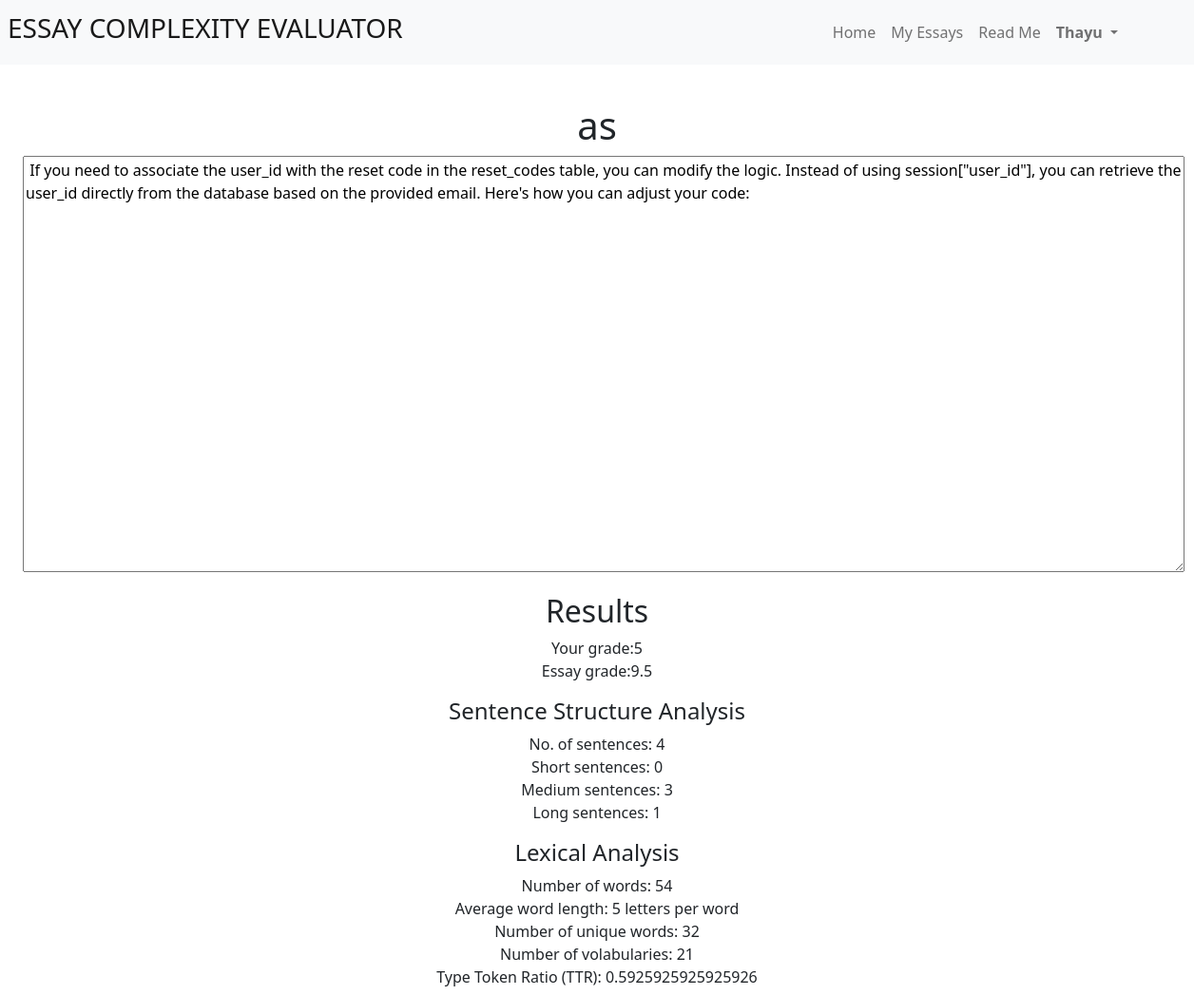
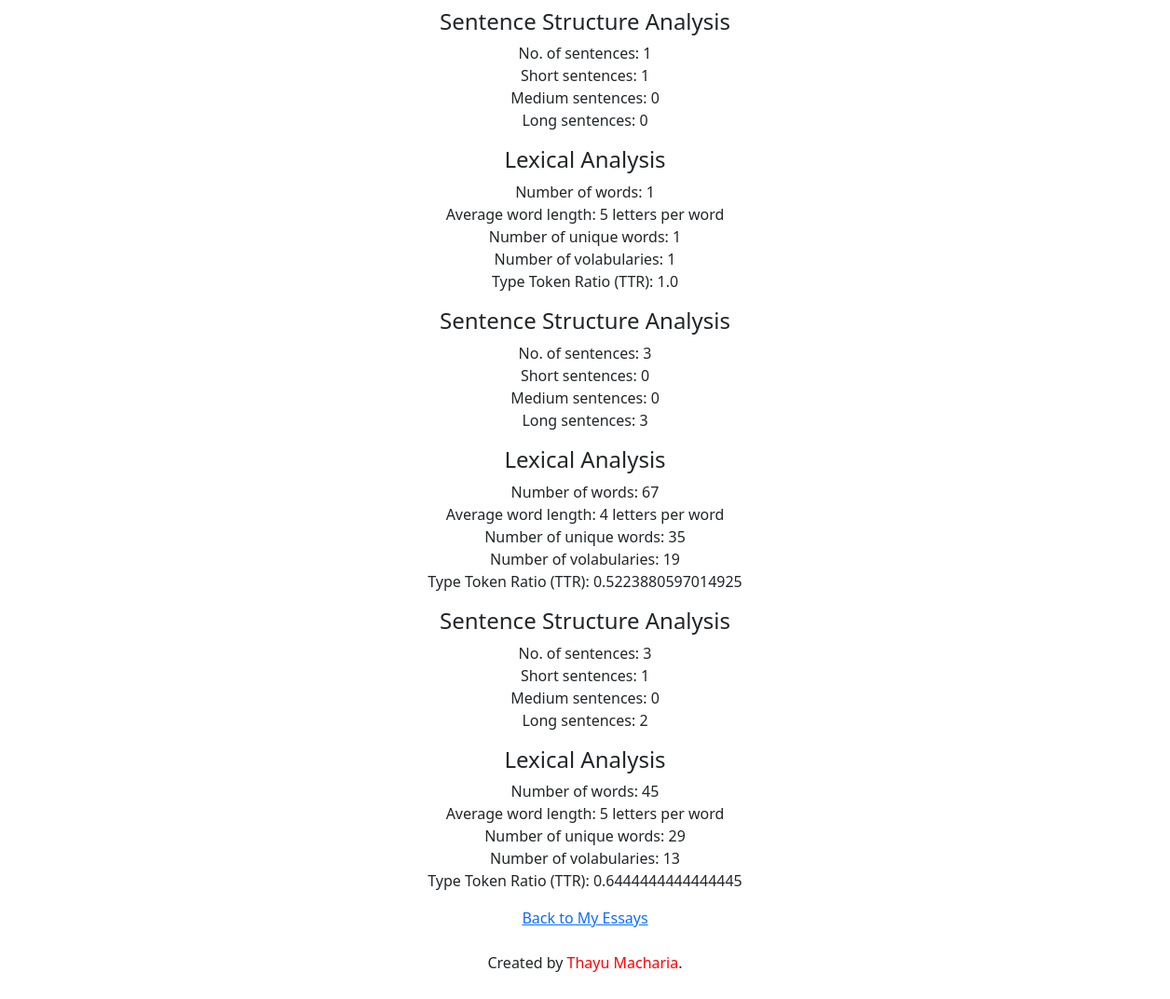
The app's page /view_essay/as (signed in) with its own data (2 pictures, top to bottom).
### tables this page shows
CREATE TABLE "myessays" (
	"essayID"	INTEGER,
	"userID"	INTEGER,
	"title"	TEXT,
	"content"	TEXT,
	"studentgrade"	INTEGER,
	"essaygrade"	INTEGER,
	"timestamp"	NUMERIC NOT NULL,
	PRIMARY KEY("essayID" AUTOINCREMENT)
);

CREATE TABLE "analysis_results" (
	"essayID"	INTEGER NOT NULL,
	"userID"	INTEGER,
	"title"	TEXT NOT NULL,
	"no_sentences"	INTEGER NOT NULL,
	"short"	INTEGER,
	"medium"	INTEGER,
	"long"	INTEGER,
	"no_word"	INTEGER,
	"word_len"	INTEGER,
	"unique_words"	INTEGER,
	"vocab"	INTEGER,
	"ttr"	REAL
);

### app.py (the view)
@app.route("/view_essay/<string:essay_title>")
@login_required
def view_essay(essay_title):
    user_id = session["user_id"]
    essays = db.execute("SELECT content, studentgrade, essaygrade FROM myessays WHERE title = ?", essay_title)
    results = db.execute("SELECT no_sentences, short, medium, long, no_word, word_len, unique_words, vocab, ttr FROM analysis_results WHERE title = ?", essay_title)
    return render_template("view_essay.html", essay_title=essay_title, essays=essays, results=results)

### app.py (called while the page is built)
@app.after_request
def after_request(response):
    response.headers["Cache-Control"] = "no-cache, no-store, must-revalidate"
    response.headers["Expires"] = 0
    response.headers["Pragma"] = "no-cache"
    return response

def login_required(f):
    @wraps(f)
    def decorated_function(*args, **kwargs):
        if session.get("user_id") is None:
            return redirect("/login")
        return f(*args, **kwargs)
    return decorated_function

### templates/view_essay.html (shortened to what this page needs)
{% extends "layout.html" %}
{% block main %}
{% for essay in essays %}
    <h1>{{ essay_title }}</h1>
    <textarea id="essay" name="essay" rows="18" cols="130"> {{ essay["content"] }} </textarea>
    <p>
        <h2>Results</h2>
        Your grade:{{  essay["studentgrade"] }}<br>
        Essay grade:{{ essay["essaygrade"] }}
    </p>
{% endfor %}
{% for result in results %}
    <p>
        <h4>Sentence Structure Analysis</h4>
        No. of sentences: {{ result["no_sentences"] }} <br>
        Short sentences: {{ result["short"] }} <br>
        Medium sentences: {{ result["medium"] }} <br>
        Long sentences: {{ result["long"] }}<br>
    </p>
    <p>
        <h4>Lexical Analysis</h4>
        Number of words: {{ result["no_word"] }} <br>
        Average word length: {{ result["word_len"] }}
        letters per word <br>
        Number of unique words: {{ result["unique_words"] }} <br>
        Number of volabularies: {{ result["vocab"] }} <br>
        Type Token Ratio (TTR): {{ result["ttr"] }} </p>
{% endfor %}
<a href="/myessays">Back to My Essays</a>
{% endblock %}

### templates/layout.html (shortened to what this page needs)
<!DOCTYPE html>
<html lang="en">
    <head>
        <link href="https://cdn.jsdelivr.net/npm/bootstrap@5.1.3/dist/css/bootstrap.min.css" rel="stylesheet">
        <link href="/static/styles.css" rel="stylesheet">
    </head>
    <body>
        <nav class="navbar navbar-expand-md bg-light navbar-light">
            <a class="navbar-brand ms-2" href="/"><h3>ESSAY COMPLEXITY EVALUATOR</h3></a>
            <div class="collapse navbar-collapse pe-4 me-5" id="navbar">
                {% if session["user_id"] %}
                    <ul class="navbar-nav ms-auto">
                        <li class="nav-item">
                            <a class="nav-link" href="/">Home</a>
                        </li>
                        <li class="nav-item">
                            <a class="nav-link" href="/myessays">My Essays</a>
                        </li>
                        <li class="nav-item">
                            <a class="nav-link" href="/readme">Read Me</a>
                        </li>
                        <li class="nav-item dropdown">
                            <a class="nav-link dropdown-toggle" href="#" role="button" data-bs-toggle="dropdown">
                                <strong>
                                        {{ session["user_name"].capitalize() }}
                                </strong>
                            </a>
                        </li>
                    </ul>
                {% endif %}
            </div>
        </nav>
        <div class="py-2"></div>
        <main class="text-center mx-4 py-4">
            {% block main %}{% endblock %}
        </main>
        <footer class="mb-5 text-center">
            Created by <span style="color: red">Thayu Macharia</span>.
        </footer>
    </body>
</html>

### records on screen
myessays: title "as", essay "If you need to associate the user_id with the reset code in the reset_codes table, you can modify the logic. Instead of using session[\"user_id\"], you can retrieve the user_id directly from the database based on the provided email. Here's how you can adjust your code:", studentgrade "5", essaygrade "9.5"
analysis_results: no_sentences "4", short "0", medium "3", long "1", no_word "54", word_len "5", unique_words "32", vocab "21", ttr "0.5925925925925926"
analysis_results: no_sentences "1", short "1", medium "0", long "0", no_word "1", word_len "5", unique_words "1", vocab "1", ttr "1.0"
analysis_results: no_sentences "3", short "0", medium "0", long "3", no_word "67", word_len "4", unique_words "35", vocab "19", ttr "0.5223880597014925"
analysis_results: no_sentences "3", short "1", medium "0", long "2", no_word "45", word_len "5", unique_words "29", vocab "13", ttr "0.6444444444444445"

### other values on screen
{{ session["user_name"].capitalize() }} "Thayu"
